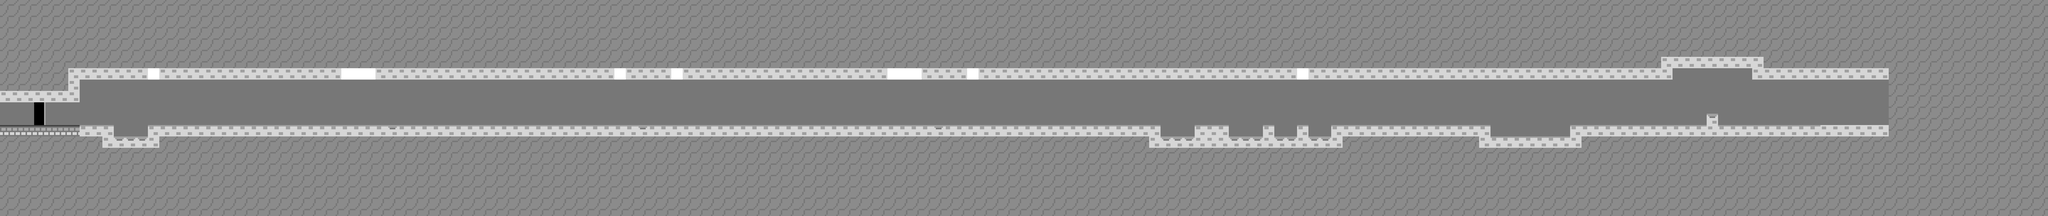

Rendered tile map (Tiled .tmx) drawn with the repository's tilesets; below, a short description and the map source with its tile grids summarised:
An orthogonal 180x19 tile map with 64x64 px tiles, 2 tile layers (Map, Background), 2 tilesets and 45 objects (17x EnemySpikes1, 12x Chilli1, 11x EnemyArrowTrap1, 2x EnemyDisk1, 2x Exit1, ...).

<map version="1.10" tiledversion="1.12.2" orientation="orthogonal" renderorder="right-down" width="180" height="19" tilewidth="64" tileheight="64" infinite="0" backgroundcolor="#ffffff" nextlayerid="4" nextobjectid="169">
 <tileset firstgid="1" name="spritesheet_mexico_64" tilewidth="64" tileheight="64" tilecount="84" columns="7">
  <image source="../game/tiles/spritesheet_mexico_64.png" width="448" height="768" />
 </tileset>
 <tileset firstgid="85" name="Objects" tilewidth="64" tileheight="64" tilecount="450" columns="10">
  <image source="../game/tiles/spritesheet_objects_64.png" width="672" height="2880" />
  <tile id="130">
   <properties>
    <property name="Name" type="int" value="0" />
   </properties>
  </tile>
 </tileset>
 <layer id="1" name="Map" width="180" height="19">
  <data>[3420 cells, 2767 non-empty, 7 distinct tile ids]</data>
 </layer>
 <layer id="2" name="Background" width="180" height="19">
  <data>[3420 cells, 668 non-empty, 1 distinct tile ids]</data>
 </layer>
 <objectgroup id="3" name="Objects">
  <object id="1" name="Player" gid="85" x="320" y="704" width="64" height="64" />
  <object id="43" name="Chilli1" gid="215" x="960" y="704" width="64" height="64" />
  <object id="44" name="Chilli1" gid="215" x="1024" y="704" width="64" height="64" />
  <object id="45" name="Chilli1" gid="215" x="1088" y="704" width="64" height="64" />
  <object id="104" name="EnemySpikes1" gid="408" x="640" y="768" width="64" height="64" />
  <object id="106" name="EnemyArrowTrap1" gid="415" x="832" y="448" width="64" height="64" />
  <object id="107" name="EnemyArrowTrap1" gid="415" x="1920" y="448" width="64" height="64" />
  <object id="108" name="EnemyArrowTrap1" gid="415" x="1984" y="448" width="64" height="64" />
  <object id="109" name="EnemyArrowTrap1" gid="415" x="2048" y="448" width="64" height="64" />
  <object id="110" name="EnemySpikes1" gid="408" x="2176" y="704" width="64" height="64" />
  <object id="112" name="Chilli1" gid="215" x="2880" y="704" width="64" height="64" />
  <object id="113" name="Chilli1" gid="215" x="2944" y="704" width="64" height="64" />
  <object id="114" name="Chilli1" gid="215" x="3008" y="704" width="64" height="64" />
  <object id="116" name="EnemySpikes1" gid="408" x="3584" y="704" width="64" height="64" />
  <object id="117" name="EnemyArrowTrap1" gid="415" x="3456" y="448" width="64" height="64" />
  <object id="119" name="EnemyArrowTrap1" gid="415" x="4992" y="448" width="64" height="64" />
  <object id="120" name="EnemyArrowTrap1" gid="415" x="5056" y="448" width="64" height="64" />
  <object id="121" name="EnemyArrowTrap1" gid="415" x="5120" y="448" width="64" height="64" />
  <object id="122" name="EnemySpikes1" gid="408" x="5248" y="704" width="64" height="64" />
  <object id="123" name="EnemyArrowTrap1" gid="415" x="5440" y="448" width="64" height="64" />
  <object id="124" name="EnemyArrowTrap1" gid="415" x="3776" y="448" width="64" height="64" />
  <object id="125" name="Chilli1" gid="215" x="5184" y="576" width="64" height="64" />
  <object id="126" name="Chilli1" gid="215" x="5248" y="576" width="64" height="64" />
  <object id="127" name="Chilli1" gid="215" x="5312" y="576" width="64" height="64" />
  <object id="128" name="Chilli1" gid="215" x="3712" y="704" width="64" height="64" />
  <object id="129" name="Chilli1" gid="215" x="3776" y="704" width="64" height="64" />
  <object id="130" name="Chilli1" gid="215" x="3840" y="704" width="64" height="64" />
  <object id="132" name="EnemyArrowTrap1" gid="415" x="7296" y="448" width="64" height="64" />
  <object id="133" name="EnemySpikes1" gid="408" x="6528" y="768" width="64" height="64" />
  <object id="134" name="EnemySpikes1" gid="408" x="6592" y="768" width="64" height="64" />
  <object id="135" name="EnemySpikes1" gid="408" x="6656" y="768" width="64" height="64" />
  <object id="137" name="EnemySpikes1" gid="408" x="6912" y="768" width="64" height="64" />
  <object id="138" name="EnemySpikes1" gid="408" x="6976" y="768" width="64" height="64" />
  <object id="139" name="EnemySpikes1" gid="408" x="7040" y="768" width="64" height="64" />
  <object id="140" name="EnemySpikes1" gid="408" x="7168" y="768" width="64" height="64" />
  <object id="141" name="EnemySpikes1" gid="408" x="7232" y="768" width="64" height="64" />
  <object id="142" name="EnemySpikes1" gid="408" x="7360" y="768" width="64" height="64" />
  <object id="143" name="EnemySpikes1" gid="408" x="7424" y="768" width="64" height="64" />
  <object id="160" name="EnemyDisk1" gid="435" x="8576" y="768" width="64" height="64" />
  <object id="161" name="EnemySpikes1" gid="408" x="9600" y="640" width="64" height="64" />
  <object id="162" name="EnemyDisk1" gid="435" x="9600" y="448" width="64" height="64" />
  <object id="163" name="Exit1" gid="29" x="10176" y="704" width="64" height="64" />
  <object id="165" name="Exit1" gid="29" x="10176" y="640" width="64" height="64" />
  <object id="167" name="EnemySpikes1" gid="408" x="704" y="768" width="64" height="64" />
  <object id="168" name="EnemySpikes1" gid="408" x="768" y="768" width="64" height="64" />
 </objectgroup>
</map>
